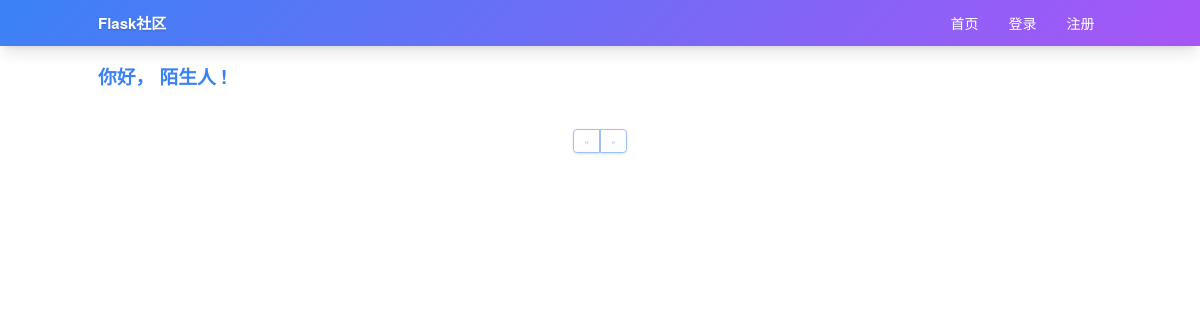
The app's page /, older data.
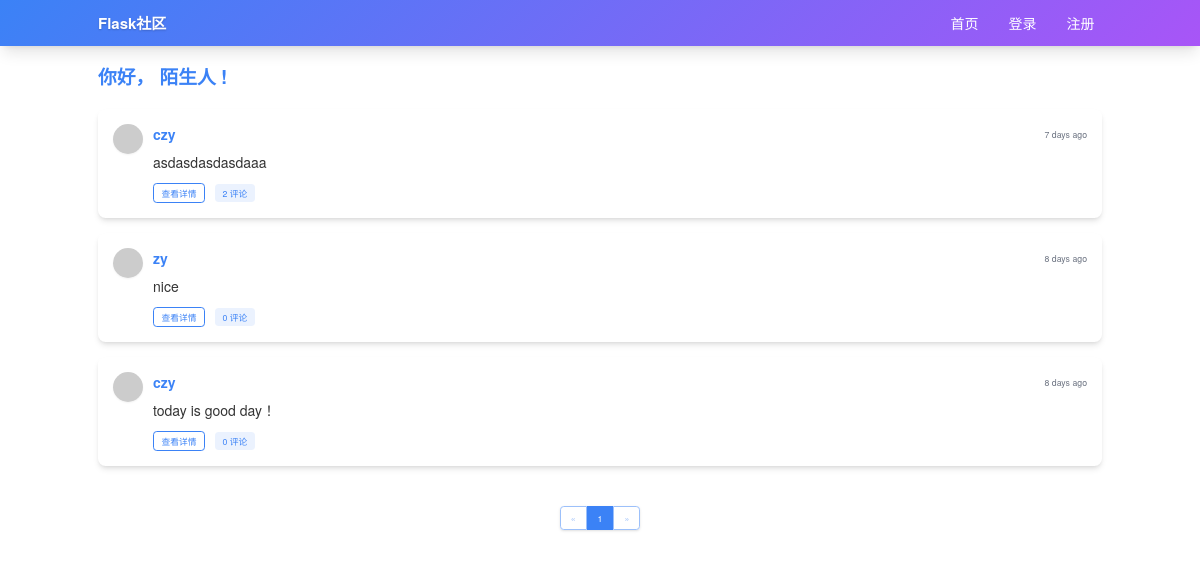
The same page, newer data.
### app/models.py (models this page shows, shortened)
class Post(db.Model):
    __tablename__ = 'posts'
    id = db.Column(db.Integer, primary_key=True)
    body = db.Column(db.Text)
    timestamp = db.Column(db.DateTime, index=True, default=datetime.utcnow)
    author_id = db.Column(db.Integer, db.ForeignKey('users.id'))
    body_html = db.Column(db.Text)
    comments = db.relationship('Comment', backref='post', lazy='dynamic')

class User(UserMixin, db.Model):
    __tablename__ = 'users'
    id = db.Column(db.Integer, primary_key = True)
    email = db.Column(db.String(64), unique=True, index=True)
    username = db.Column(db.String(64), unique=True, index=True)
    password_hash = db.Column(db.String(128))
    role_id = db.Column(db.Integer, db.ForeignKey('roles.id'))
    name = db.Column(db.String(64))
    location = db.Column(db.String(64))
    about_me = db.Column(db.Text())
    member_since = db.Column(db.DateTime(), default=datetime.utcnow)
    last_seen = db.Column(db.DateTime(), default=datetime.utcnow)
    avatar_hash = db.Column(db.String(32))
    posts = db.relationship('Post', backref='author', lazy='dynamic')
    comments = db.relationship('Comment', backref='author', lazy='dynamic')
    followed = db.relationship('Follow', foreign_keys=[Follow.follower_id], backref=db.backref('follower', lazy='joined'), lazy='dynamic', cascade='all, delete-orphan')
    followers = db.relationship('Follow', foreign_keys=[Follow.followed_id], backref=db.backref('followed', lazy='joined'), lazy='dynamic', cascade='all, delete-orphan')
    def gravatar(self, size=100, default='identicon', rating='g'):
        if request.is_secure:
            url = 'https://secure.gravatar.com/avatar'
        else:
            url = 'http://www.gravatar.com/avatar'
        hash = self.avatar_hash or hashlib.md5(self.email.encode('utf-8')).hexdigest()
        return '{url}/{hash}?s={size}&d={default}&r={rating}'.format(url=url, hash=hash, size=size, default=default, rating=rating)
    @property
    def password(self):
        raise AttributeError('password is not a readable attribute')

### app/main/views.py (the view)
@main.route('/', methods=['GET', 'POST'])
def index():
    try:
        form = PostForm()
        if current_user.can(Permission.WRITE_ARTICLES) and form.validate_on_submit():
            post = Post(body=form.body.data, author=current_user._get_current_object())
            db.session.add(post)
            db.session.commit()
            return redirect(url_for('.index'))
        show_followed = False
        if current_user.is_authenticated:
            show_followed = bool(request.cookies.get('show_followed', ''))
        if show_followed:
            query = current_user.followed_posts
        else:
            query = Post.query
        page = request.args.get('page', 1, type=int)
        pagination = query.order_by(Post.timestamp.desc()).paginate(page=page, per_page=current_app.config['FLASKY_POSTS_PER_PAGE'], error_out=False)
        posts = pagination.items
        return render_template('index.html', form=form, posts=posts, show_followed=show_followed, pagination=pagination, current_time=datetime.utcnow())
    except Exception as e:
        import traceback
        print(f"Error in index route: {e}")
        traceback.print_exc()
        raise

### app/__init__.py (called while the page is built)
def create_app(config_name='default'):
    app = Flask(__name__)
    app.config.from_object(config[config_name])
    config[config_name].init_app(app)
    bootstrap.init_app(app)
    moment.init_app(app)
    db.init_app(app)
    login_manager.init_app(app)
    csrf.init_app(app)
    migrate.init_app(app, db)
    pagedown.init_app(app)
    from .main import main as main_blueprint
    app.register_blueprint(main_blueprint)
    from .models import Permission
    @app.context_processor
    def inject_permissions():
        return dict(Permission=Permission)
    from .auth import auth as auth_blueprint
    app.register_blueprint(auth_blueprint, url_prefix='/auth')
    from .models import AnonymousUser
    login_manager.anonymous_user = AnonymousUser
    return app

### app/auth/views.py (called while the page is built)
@auth.before_app_request
def before_request():
    if current_user.is_authenticated:
        current_user.ping()

### app/models.py (called while the page is built)
    def can(self, permissions):
        return False

    def is_administrator(self):
        return False

### app/templates/index.html (shortened to what this page needs)
{% extends "base.html" %}
{% import "bootstrap/wtf.html" as wtf %}
{% import "_macros.html" as macros %}
{% block page_content %}
<div class="mb-8">
    <h1 class="text-3xl font-bold text-blue-archive mb-4">你好，
        {% if current_user.is_authenticated %}
            {{ current_user.username }}
        {% else %}
            陌生人
        {% endif %}!
    </h1>
</div>
{% include '_posts.html' %}
{% if pagination %}
<div class="flex justify-center mt-8">
    {{ macros.pagination_widget(pagination, '.index') }}
</div>
{% endif %}
{% endblock %}

### app/templates/_posts.html (shortened to what this page needs)
<div class="space-y-6">
    {% for post in posts %}
    <div class="bg-white rounded-xl shadow-md p-6 card-hover">
        <div class="flex items-start">
            <div class="mr-4">
                <a href="{{ url_for('.user', username=post.author.username) }}">
                    <img src="{{ post.author.gravatar(size=48) }}" class="w-12 h-12 rounded-full object-cover shadow-sm avatar-hover">
                </a>
            </div>
            <div class="flex-1">
                <div class="flex justify-between items-center mb-3">
                    <a href="{{ url_for('.user', username=post.author.username) }}" class="font-bold text-blue-archive hover:underline">
                        {{ post.author.username }}
                    </a>
                    <span class="text-gray-500 text-sm">{{ moment(post.timestamp).fromNow() }}</span>
                </div>
                <div class="mb-4">
                    {% if post.body_html %}
                        {{ post.body_html | safe }}
                    {% else %}
                        {{ post.body }}
                    {% endif %}
                </div>
                <div class="flex items-center space-x-4">
                    <a href="{{ url_for('.post', id=post.id) }}" class="px-3 py-1 text-sm rounded-md border border-blue-archive text-blue-archive hover:bg-blue-archive hover:text-white transition-all duration-300">
                        查看详情
                    </a>
                    <a href="{{ url_for('.post', id=post.id) }}#comments" class="px-3 py-1 text-sm rounded-md bg-blue-archive/10 text-blue-archive hover:bg-blue-archive/20 transition-all duration-300">
                        {{ post.comments.count() }} 评论
                    </a>
                </div>
            </div>
        </div>
    </div>
    {% endfor %}
</div>

Row changes from the older to the newer data that the page shows:
added Post: author.username "czy", timestamp "7 days ago", body_html "asdasdasdasdaaa", comments.count "2"
added Post: author.username "zy", timestamp "8 days ago", body "nice", comments.count "0"
added Post: author.username "czy", timestamp "8 days ago", body "today is good day！", comments.count "0"
Text that changed along with them:
new list line: "1"
